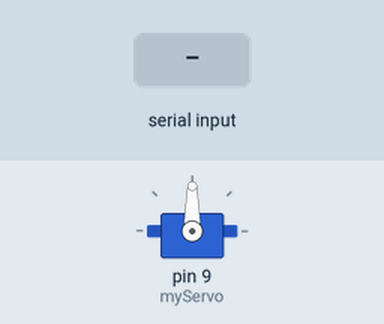
Simulated run of this sketch. Board: Arduino Uno, built with avr-gcc and run on an emulated ATmega328P. Parts: servo. The inputs (shaded band) are chosen by the test bench.

Above: at 1.2 s.
1.3 s: "p\n" received over Serial
At 1.7 s:
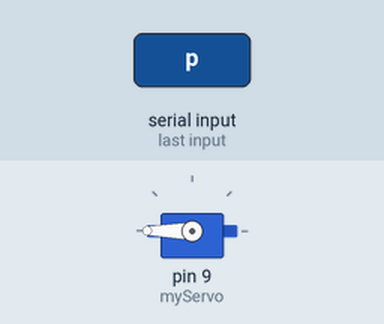
4.3 s: "o\n" received over Serial
At 4.3 s:
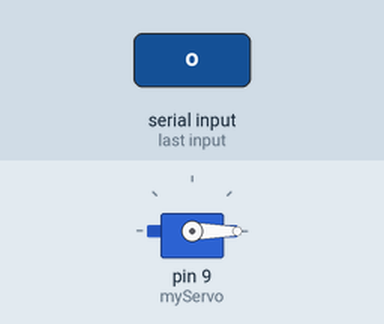
Timing chart, 0 to 7.3 s (numbered marks = the images above; inputs shaded):
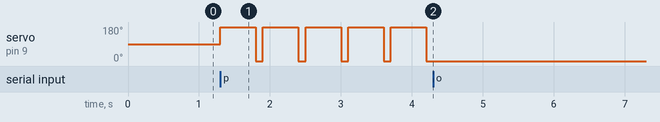

The sketch:

mechanical-iot.ino
```cpp
#include <Servo.h>

Servo myServo;
String command = "";
bool allowMotion = false;

void setup() {
  Serial.begin(9600);
  myServo.attach(9);  // Attach servo to pin 9
}

void loop() {
  if (Serial.available()) {
    command = Serial.readStringUntil('\n');
    command.trim();

    if (command == "p") {
      allowMotion = true;
    } else if (command == "o") {
      allowMotion = false;
    }
  }

  if (allowMotion) {
    myServo.write(180);   // Rotate to 180°
    delay(500);           // Wait 500 ms
    myServo.write(0);     // Rotate back to 0°
    delay(100);           // Small delay to prevent flooding
  }
}
```

Measured:
- after the input at 1.3 s, servo on pin 9 (myServo): alternates 180° for 0.50 s and 0° for 0.10 s, starting at once
- after the input at 4.3 s, servo on pin 9 (myServo): stops changing and stays 0°
